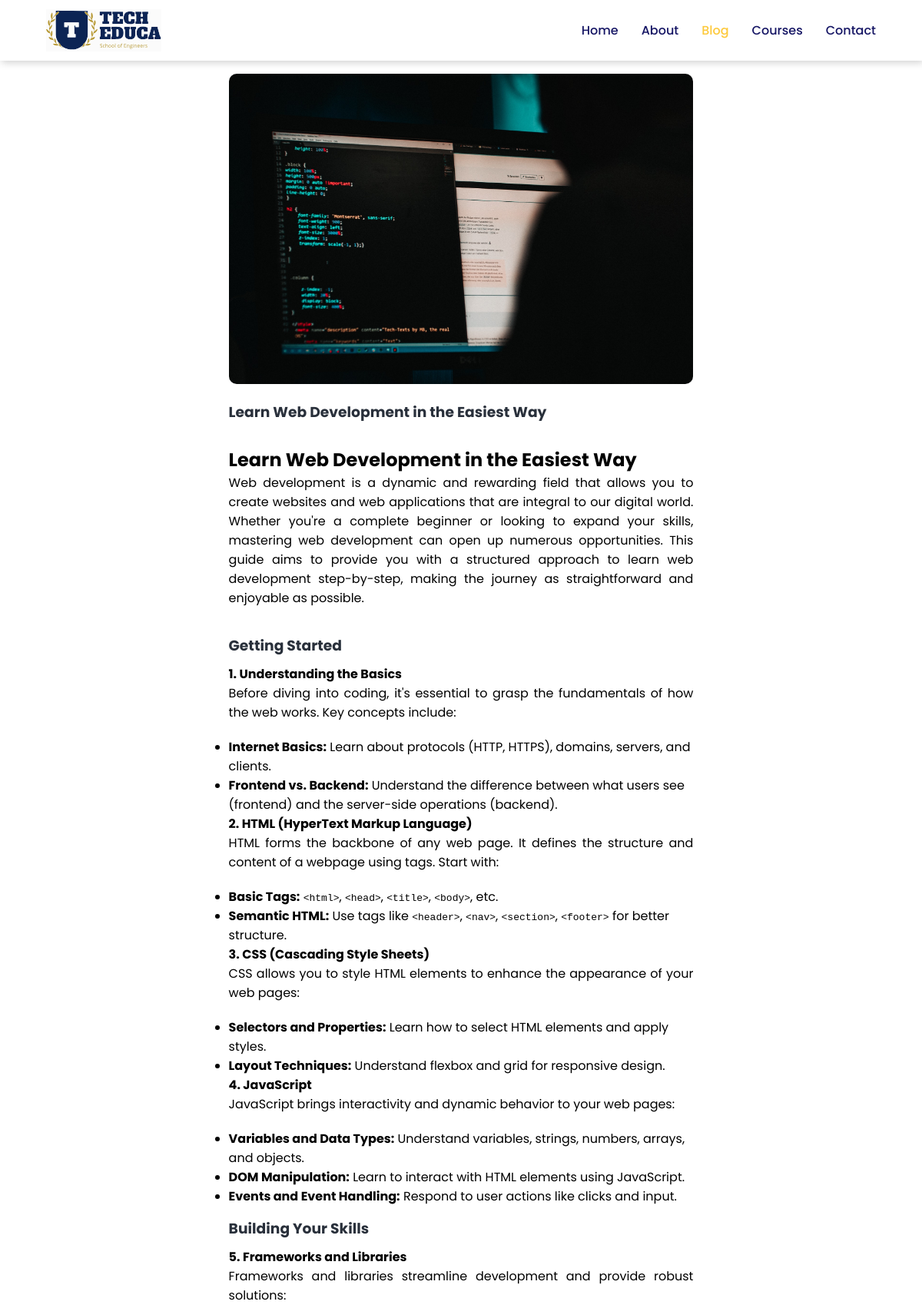
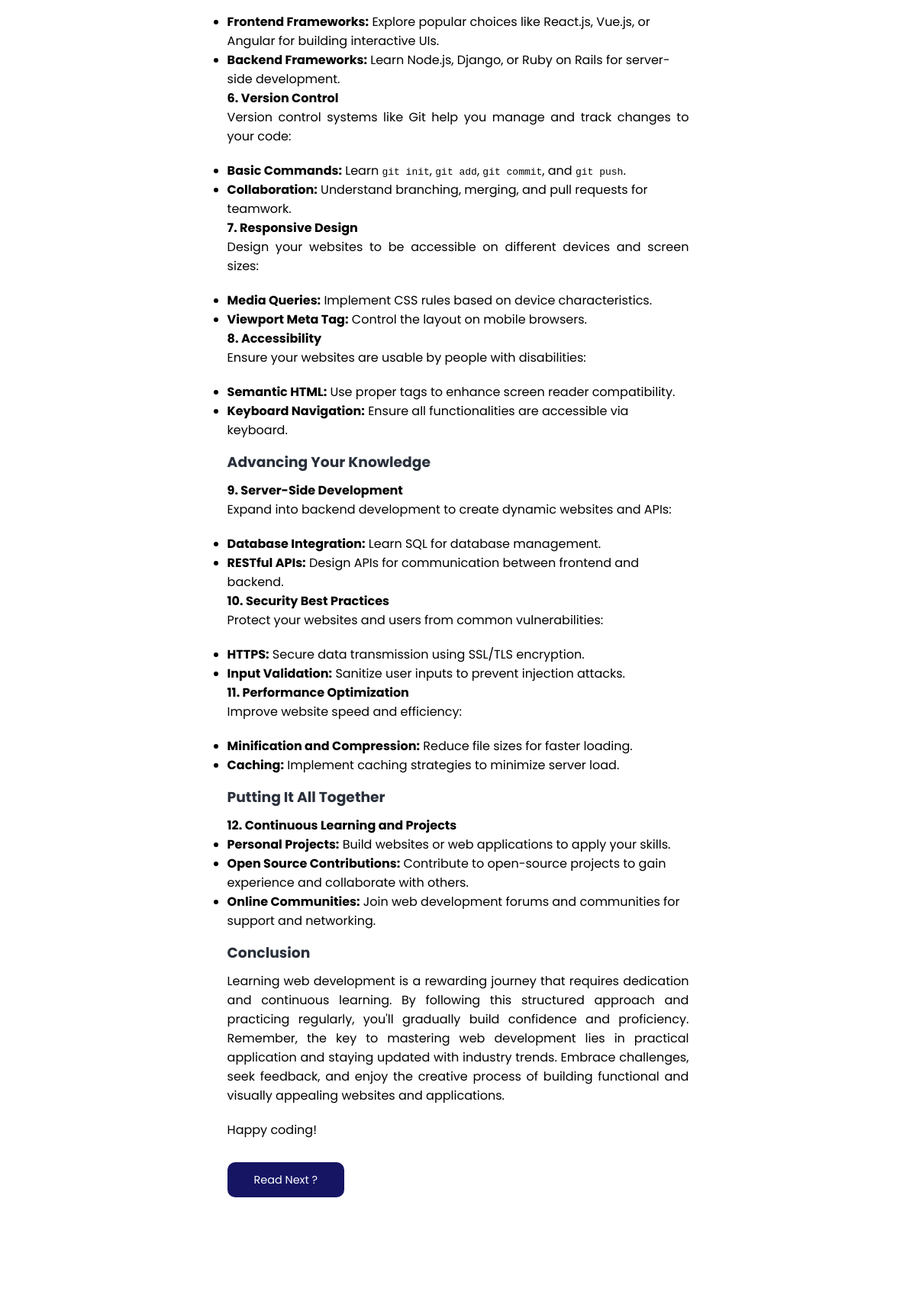
Page /blog-content/learn-web-development-in-the-easiest-way (upper part) on the committed database (2 pictures, top to bottom).
### blogs/models.py (models this page shows)
class Blogs(models.Model):
    blog_image = models.FileField(upload_to="blogs/",max_length=250,null=True,default=None)
    blog_heading = models.CharField(max_length=200)
    blog_paragraph = HTMLField()
    blog_slug = AutoSlugField(populate_from='blog_heading',unique=True,null=True,default=None)

### LMSWebsite/views.py (the view)
# urls.py: path('blog-content/<slug>',views.BlogContent, name="blog-content"),
def BlogContent(request,slug):
    blogdetails = Blogs.objects.get(blog_slug = slug)
    data = {
        'blogdetails':blogdetails
    }
    return render(request,"post.html",data)

### templates/post.html
{% load static %}
{% include "header.html" with active_page='blog' %}
   <section class="blog-container">
        <div class="blogs blog-post">
            <div class="post">
                <img src="/media/{{blogdetails.blog_image}}">
                <h3>{{blogdetails.blog_heading}}</h3>
                <p>{{blogdetails.blog_paragraph | safe}}</p>
            <a href="#">Read Next ?</a>
            </div>
        </div>
   </section>
{% include 'footer.html' %}

### static/css/style.css (style rules this page uses)
* { margin: 0; padding: 0; box-sizing: border-box; }
body { font-family: "Poppins", sans-serif; }
.blog-container { display: flex; align-items: flex-start; justify-content: space-between; padding: 8vw; }
.blog-container .blogs { width: 60%; }
.post { padding-bottom: 50px; }
.blog-container .blogs .post h3 { color: #29303b; padding: 15px 0 10px 0; }
.blog-container .blogs .post p { padding-bottom: 20px; }
.blog-container .blogs img { width: 100%; border-radius: 10px; }
.blogs .post a { text-decoration: none; color: white; background: rgb(21,21,100); padding: 13px 35px; border-radius: 10px; font-size: 0.9rem; }
.blog-post { width: 60%; margin: 0 auto; }
.blog-post p { text-align: justify; }

### rows in the picture
Blogs: blog_image (picture), blog_heading "Learn Web Development in the Easiest Way", blog_paragraph "Learn Web Development in the Easiest Way Web development is a dynamic and rewarding field that allows you to create websites and web applications that are integral to our digital world. Whether you're a complete beginner or looking to expand your skills, mastering web development can open up numerous opportunities. This guide aims to provide you with a structured approach to learn web development step-by-step, making the journey as straightforward and enjoyable as possible. Getting Started 1. Understanding the Basics Before diving into coding, it's essential to grasp the fundamentals of how the web works. Key concepts include: Internet Basics: Learn about protocols (HTTP, HTTPS), domains,…"
